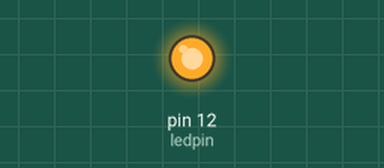
The sketch below on a simulated Arduino Uno, built with avr-gcc and run on an emulated ATmega328P. On the bench: output pins drawn as LEDs (lit = HIGH).

Above: at 0.07 s.
At 2.6 s:
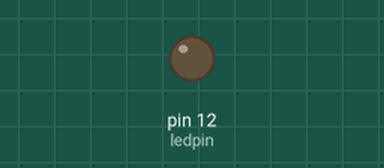
Timing chart, 0 to 5.5 s (numbered marks = the images above):
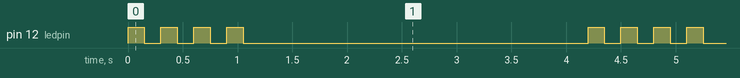

Measured:
- by itself, pin 12 (ledpin): repeats every 4.2 s: 3 × (LOW 0.15 s, HIGH 0.15 s), LOW 3.2 s, HIGH 0.15 s
- by itself, everything shown: repeats every 4.2 s, in 8 steps

The sketch:

redo.ino
```cpp
int ledpin = 12;
int ledblink = 4;
int i;
//make led blink for a number of times
void setup() {
  pinMode(ledpin, OUTPUT);

}

void loop() {

  for (i=1; i<=ledblink; i++ ) {
    digitalWrite(ledpin, HIGH);
    delay(150);
    digitalWrite(ledpin, LOW);
    delay(150);
  }
    delay(3000);

}
```
